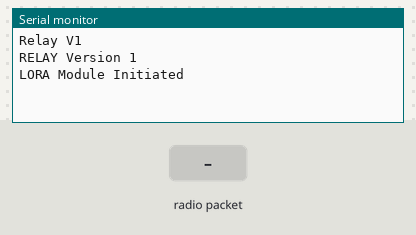
Bench run of a program on a simulated Arduino Leonardo, built with avr-gcc and run on an emulated ATmega32U4. On the bench: the last lines printed to the serial monitor. Inputs (shaded band) come from the test bench. No radio packets arrive unless stated.

Above: at 2.2 s.
2.3 s: radio packet "1" arrives
At 3.3 s:
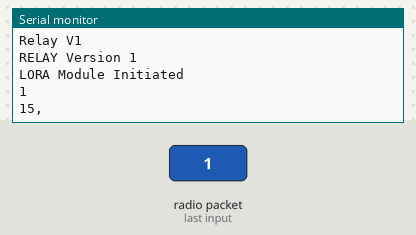
4.2 s: radio packet "0" arrives
At 4.6 s:
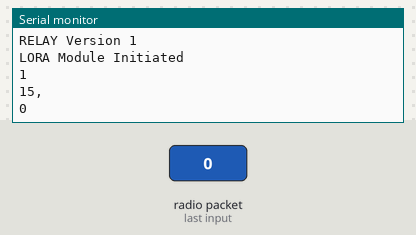
5.7 s: radio packet "2" arrives
At 7.1 s:
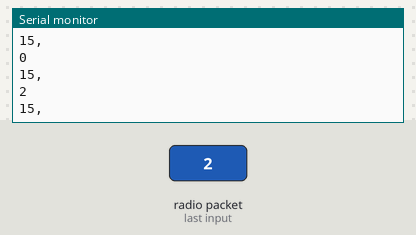

Measured:
- after the input at 2.3 s, the serial monitor: prints a new line at once (image 1)
- after the input at 4.2 s, the serial monitor: prints a new line at once (image 2)
- after the input at 5.7 s, the serial monitor: prints a new line at once (image 3)

The program:

main.cpp
```cpp
// This code works to repeate messages from teh tx.
// Current issue (apr 2024), if TX message is incomplete EG all zeros, the buffer length (len) is set too short
// and misses the ending characters. Forcing len to be a constant cause the code to only send the first two characters

#include <Arduino.h>
#include <RH_RF95.h>
#include <SPI.h>

#define RFM95_CS 8
#define RFM95_RST 4
#define RFM95_INT 7
#define RF95_FREQ 903.0
#define rx_led 13
#define tx_led 11
// #define DEBUG

// #ifdef DEBUG
//   #define DEBUG_PRINT(x)  Serial.print (x)
//   #define DEBUG_PRINTLN(x)  Serial.println (x)
// #else
//   #define DEBUG_PRINT(x)
// #endif

RH_RF95 rf95(RFM95_CS, RFM95_INT);

const int buf_len = 88;
char buffer[buf_len];
float txFreq = 903.0;
void send_data(char message [buf_len]);
void r_data(uint8_t* message, uint8_t mess_len);
// void receive_data(char incoming [128]);
float check_bat ();
static int source_address = 0x0f;
uint8_t buf[buf_len];
uint8_t len=sizeof(buf);//must be size of the associated buffer
// uint8_t relay_mess[88];
char relay_mess[buf_len];
int send_delay = 500;
unsigned long time;
unsigned long rx_time;
bool new_mess = false;


void setup() {
  Serial.begin(9600);
  Serial.println("Relay V1");

  // RFM 95 Setup
  Serial.println( F("RELAY Version 1") );

  digitalWrite(RFM95_RST, HIGH);
  // manual reset
  digitalWrite(RFM95_RST, LOW);
  delay(10);
  digitalWrite(RFM95_RST, HIGH);
  delay(10);
    if(!rf95.init())
    Serial.println("LoRa init failed");

  rf95.setFrequency(txFreq);
  rf95.setTxPower(23, false);
  rf95.setModemConfig('Bw125Cr48Sf4096');// Bandwidth = 125 kHz BW, CodingRate 4/8, SpreadingFactor 4096  Slow+long range
  Serial.println("LORA Module Initiated");


  digitalWrite(tx_led, HIGH);
  digitalWrite(rx_led, HIGH);
  delay(1000);
  digitalWrite(tx_led, LOW);
  digitalWrite(rx_led, LOW);

}

void loop() {
  // put your main code here, to run repeatedly:
  time = millis();
  memset(buf, '\0', sizeof(buf));
  len = buf_len;
  // DEBUG_PRINT("length of Buffer" );
  // DEBUG_PRINTLN(buf);
  if(rf95.recv(buf, &len))
  {
  r_data(buf, len);
  rx_time = time;
  new_mess = true;
  // Serial.print("Len is: ");
  // Serial.println(len);
  //Change the buf message
  String str_buf = (char*)buf;
  String buf_sans_address = str_buf.substring(4); //Reads string starting at 4th character
  char * bsa_char;//Create a character array to convert string to char
  bsa_char = &buf_sans_address[0]; //Here's where the string actually becomes type char
  sprintf(relay_mess, "%i, %s", source_address, bsa_char); //print it as a new message

  // sprintf(new_message, "%i, " )
  // strcpy((char*)relay_mess,  )
  }
  // Serial.print("buf: ");
  // Serial.println((char*)buf);

  if (time-rx_time >= send_delay && new_mess == true)
  {
    send_data(relay_mess);
    new_mess = false;
    memset(relay_mess, '\0', sizeof(relay_mess));
  //     Serial.print("relay_mess: ");
  // Serial.println(relay_mess);
  }
}

void r_data(uint8_t* message, uint8_t mess_len)
{
    // receive_data();
    digitalWrite(rx_led, HIGH);
    // Serial.print("Message recieved: ");
    Serial.println((char*)message); //buf is global variable, so buf or message work here
    // Serial.print("RSSI: ");
    // Serial.println(rf95.lastRssi(), DEC);
    digitalWrite(rx_led, LOW);

}

void send_data(char message [buf_len])
{
  digitalWrite(tx_led, HIGH);
  byte sendLen;
  sendLen = strlen(message);
  rf95.send((uint8_t*)message, sendLen);
  // Serial.print("Sending: ");
  Serial.println(message);
  digitalWrite(tx_led, LOW);
  delay(50);
}
```
